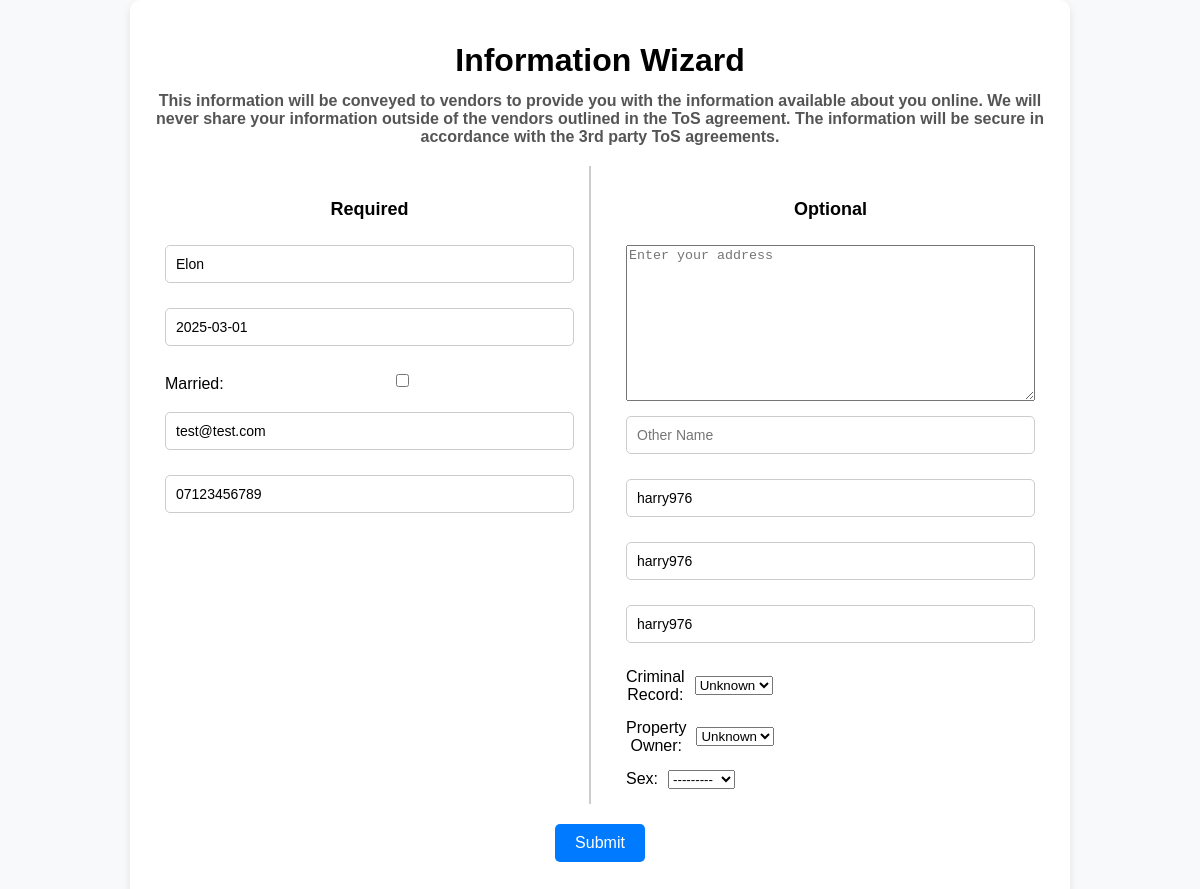
/DataForm/ (signed in), run on an earlier commit of the app's database.
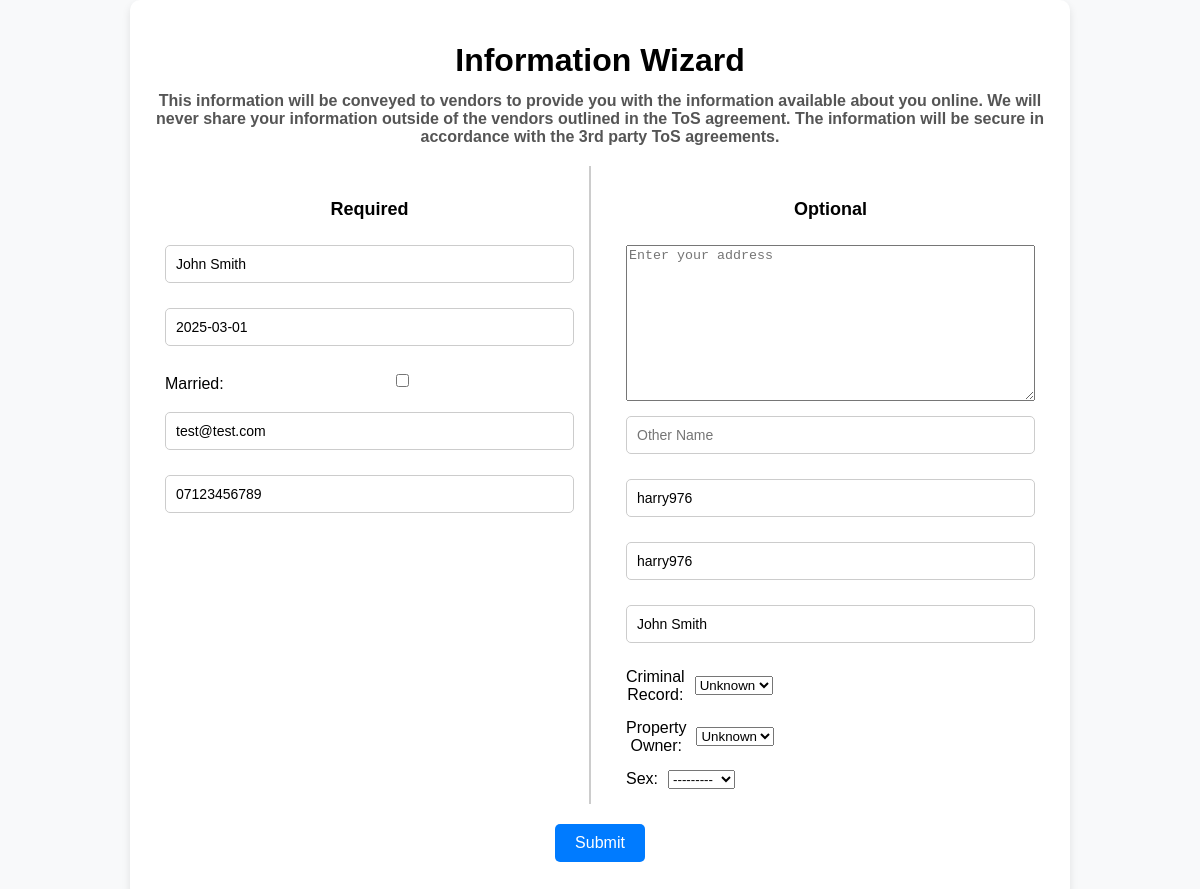
And on a later commit of the database.
### DigitalWaves_App/models.py (models this page shows, shortened)
class UserInformation(models.Model):
    user = models.OneToOneField(User, on_delete=models.CASCADE)  # Link to the Auth User Database table
    Name = models.CharField(max_length=100)
    DOB = models.DateField()
    Married = models.BooleanField(default=False) # not in use
    Email = models.EmailField()
    PhoneNumber = models.CharField(max_length=15)
    Address = models.TextField(max_length=128, blank=True, null=True)
    OtherName = models.CharField(max_length=100, blank=True, null=True) # not in use
    FacebookID = models.CharField(max_length=100, blank=True, null=True)
    TwitterID = models.CharField(max_length=100, blank=True, null=True)
    LinkedinUsername = models.CharField(max_length=100, blank=True, null=True)
    CriminalRecord = models.BooleanField(default=False, null=True) # not in use
    OwnProperty = models.BooleanField(default=False, null=True)
    Sex = models.CharField(max_length=6, choices=[('Male', 'Male'), ('Female', 'Female')], blank=True, null=True) # not in use

### DigitalWaves_App/views.py (the view)
# urls.py: path('DataForm/', views.DataForm, name="DataForm"),
@login_required
def DataForm(request):
    print("entered view. success")
    try:
        ExistingUserInfo = UserInformation.objects.get(user=request.user)
    except UserInformation.DoesNotExist:
        ExistingUserInfo = None
    if request.method == 'POST':
        UserDataForm = UserInformationForm(request.POST, instance=ExistingUserInfo)
        print("the method was POST. success")
        if UserDataForm.is_valid():
            print("Form is valid. success")
            SaveUserForm = UserDataForm.save(commit=False)
            SaveUserForm.user = request.user
            SaveUserForm.save()
            print("form is saved. success")
            return redirect('MainPage')
        else:
            print(UserDataForm.errors)
    else:
        if ExistingUserInfo:
           UserDataForm = UserInformationForm(instance=ExistingUserInfo)
        else:
            UserDataForm = UserInformationForm()
    return render(request, "DataForm.html", {'form': UserDataForm})

### DigitalWaves_App/forms.py
class UserInformationForm(forms.ModelForm):
    class Meta:
        model = UserInformation
        fields = [
            'Name', 'DOB', 'Married', 'Email', 'PhoneNumber',
            'Address', 'OtherName', 'FacebookID', 'TwitterID',
            'LinkedinUsername', 'CriminalRecord', 'OwnProperty', 'Sex'
        ]
        widgets = {
            'Name': forms.TextInput(attrs={'placeholder': 'Full Name'}),
            'DOB': forms.DateInput(attrs={'placeholder': 'MM/DD/YYYY'}),
            'Email': forms.EmailInput(attrs={'placeholder': 'Email Address'}),
            'PhoneNumber': forms.TextInput(attrs={'placeholder': 'Phone Number'}),
            'Address': forms.Textarea(attrs={'placeholder': 'Enter your address'}),
            'OtherName': forms.TextInput(attrs={'placeholder': 'Other Name'}),
            'FacebookID': forms.TextInput(attrs={'placeholder': 'Facebook Username'}),
            'TwitterID': forms.TextInput(attrs={'placeholder': 'Your Twitter Username'}),
            'LinkedinUsername': forms.TextInput(attrs={'placeholder': 'LinkedIn Username'}),
            }

### DigitalWaves_App/templates/DataForm.html (shortened to what this page needs)
﻿<!DOCTYPE html>
<html lang="en" xmlns="http://www.w3.org/1999/xhtml">
<head>
</head>
<body>
    <div class="FormContainer">
        <h1>Information Wizard</h1>
        <h2>
            This information will be conveyed to vendors to provide you with the information available
            about you online. We will never share your information outside of the vendors outlined in the ToS agreement.
            The information will be secure in accordance with the 3rd party ToS agreements.
        </h2>
        <form method="post" action="{% url 'DataForm' %}">
            <div class="form-wrapper">
                <div class="RequiredForm">
                    <h3>Required</h3>
                    {{ form.Name }}
                    {{ form.DOB }}
                    <label>
                        <span>Married:</span>
                        {{ form.Married }}
                    </label>
                    {{ form.Email }}
                    {{ form.PhoneNumber }}
                </div>
                <div class="OptionalForm">
                    <h3>Optional</h3>
                    {{ form.Address }}
                    {{ form.OtherName }}
                    {{ form.FacebookID }}
                    {{ form.TwitterID }}
                    {{ form.LinkedinUsername }}
                    <label>
                        <span>Criminal Record:</span>
                        {{ form.CriminalRecord }}
                    </label>
                    <label>
                        <span>Property Owner:</span>
                        {{ form.OwnProperty }}
                    </label>
                    <label>
                        <span>Sex:</span>
                        {{ form.Sex }}
                    </label>
                </div>
            </div>
            <button type="submit">Submit</button>
        </form>
    </div>
</body>
</html>

### DigitalWaves_App/templates/DataForm.html (style rules this page uses)
body { font-family: Arial, sans-serif; display: flex; justify-content: center; align-items: center; min-height: 100vh; margin: 0; background-color: #f8f9fa; }
.FormContainer { text-align: center; padding: 20px; border-radius: 10px; background-color: white; box-shadow: 0px 4px 8px rgba(0, 0, 0, 0.1); width: 80%; max-width: 900px; position: relative; }
.FormContainer h1 { margin-bottom: 10px; }
.FormContainer h2 { font-size: 16px; color: #555; margin-bottom: 20px; }
input { width: 100%; padding: 10px; margin-bottom: 10px; border: 1px solid #ccc; border-radius: 5px; font-size: 14px; box-sizing: border-box; }
.form-wrapper { display: flex; justify-content: space-between; gap: 20px; flex-wrap: wrap; flex-grow: 1; }
.RequiredForm, .OptionalForm { flex: 1; display: flex; flex-direction: column; gap: 15px; padding: 15px; box-sizing: border-box; }
.RequiredForm { border-right: 2px solid #ccc; }
.RequiredForm h3, .OptionalForm h3 { text-align: center; font-size: 18px; margin-bottom: 10px; color: black; }
button { padding: 10px 20px; background-color: #007bff; border: none; border-radius: 5px; color: white; font-size: 16px; cursor: pointer; margin-top: 20px; align-self: flex-end; }
label { display: flex; align-items: center; gap: 10px; }
label span { flex: 0 0 15px; }
input[type="checkbox"], input[type="radio"] { margin-left: auto; }

What changed in the data, as far as the page shows it:
changed UserInformation "test@test.com": Name "Elon" → "John Smith"; LinkedinUsername "harry976" → "John Smith"
